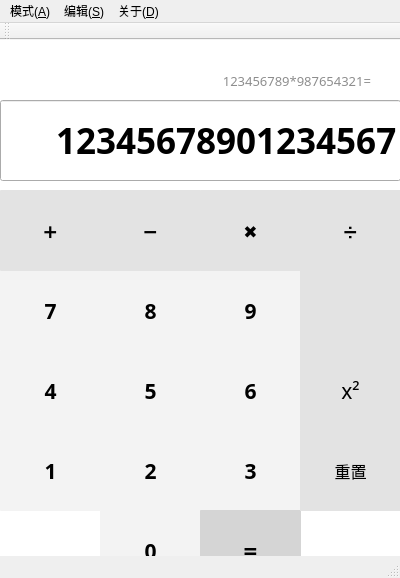
<?xml version="1.0" encoding="UTF-8"?>
<ui version="4.0">
 <class>Calculater</class>
 <widget class="QMainWindow" name="Calculater">
  <property name="geometry">
   <rect>
    <x>0</x>
    <y>0</y>
    <width>400</width>
    <height>578</height>
   </rect>
  </property>
  <property name="windowTitle">
   <string>Calculater</string>
  </property>
  <property name="autoFillBackground">
   <bool>true</bool>
  </property>
  <property name="styleSheet">
   <string notr="true">#centralWidget{background-color: rgb(255, 255, 255);}
</string>
  </property>
  <widget class="QWidget" name="centralWidget">
   <widget class="QPushButton" name="button_1">
    <property name="geometry">
     <rect>
      <x>0</x>
      <y>390</y>
      <width>101</width>
      <height>81</height>
     </rect>
    </property>
    <property name="font">
     <font>
      <family>黑体</family>
      <pointsize>16</pointsize>
      <weight>75</weight>
      <bold>true</bold>
     </font>
    </property>
    <property name="styleSheet">
     <string notr="true">QPushButton{
	border-radius:1px;
	background-color: rgb(243, 243, 243);}
QPushButton:hover{
background-color: rgb(217, 217, 217);}</string>
    </property>
    <property name="text">
     <string>1</string>
    </property>
   </widget>
   <widget class="QPushButton" name="button_2">
    <property name="geometry">
     <rect>
      <x>100</x>
      <y>390</y>
      <width>101</width>
      <height>81</height>
     </rect>
    </property>
    <property name="font">
     <font>
      <family>黑体</family>
      <pointsize>16</pointsize>
      <weight>75</weight>
      <bold>true</bold>
     </font>
    </property>
    <property name="styleSheet">
     <string notr="true">QPushButton{
	border-radius:1px;
	background-color: rgb(243, 243, 243);}
QPushButton:hover{
background-color: rgb(217, 217, 217);}</string>
    </property>
    <property name="text">
     <string>2</string>
    </property>
   </widget>
   <widget class="QPushButton" name="button_3">
    <property name="geometry">
     <rect>
      <x>200</x>
      <y>390</y>
      <width>101</width>
      <height>81</height>
     </rect>
    </property>
    <property name="font">
     <font>
      <family>黑体</family>
      <pointsize>16</pointsize>
      <weight>75</weight>
      <bold>true</bold>
     </font>
    </property>
    <property name="styleSheet">
     <string notr="true">QPushButton{
	border-radius:1px;
	background-color: rgb(243, 243, 243);}
QPushButton:hover{
background-color: rgb(217, 217, 217);}</string>
    </property>
    <property name="text">
     <string>3</string>
    </property>
   </widget>
   <widget class="QPushButton" name="button_0">
    <property name="geometry">
     <rect>
      <x>100</x>
      <y>470</y>
      <width>101</width>
      <height>81</height>
     </rect>
    </property>
    <property name="font">
     <font>
      <family>黑体</family>
      <pointsize>16</pointsize>
      <weight>75</weight>
      <bold>true</bold>
     </font>
    </property>
    <property name="styleSheet">
     <string notr="true">QPushButton{
	border-radius:1px;
	background-color: rgb(243, 243, 243);}
QPushButton:hover{
background-color: rgb(217, 217, 217);}</string>
    </property>
    <property name="text">
     <string>0</string>
    </property>
   </widget>
   <widget class="QPushButton" name="button_equal">
    <property name="geometry">
     <rect>
      <x>200</x>
      <y>470</y>
      <width>101</width>
      <height>81</height>
     </rect>
    </property>
    <property name="font">
     <font>
      <family>黑体</family>
      <pointsize>18</pointsize>
      <weight>75</weight>
      <italic>false</italic>
      <bold>true</bold>
      <underline>false</underline>
      <kerning>false</kerning>
     </font>
    </property>
    <property name="styleSheet">
     <string notr="true">QPushButton{border-radius:1px;background-color: rgb(213, 213, 213);}

QPushButton:hover{
background-color: rgb(218, 218, 218);}

</string>
    </property>
    <property name="text">
     <string>=</string>
    </property>
   </widget>
   <widget class="QPushButton" name="button_4">
    <property name="geometry">
     <rect>
      <x>0</x>
      <y>310</y>
      <width>101</width>
      <height>81</height>
     </rect>
    </property>
    <property name="font">
     <font>
      <family>黑体</family>
      <pointsize>16</pointsize>
      <weight>75</weight>
      <bold>true</bold>
     </font>
    </property>
    <property name="styleSheet">
     <string notr="true">QPushButton{
	border-radius:1px;
	background-color: rgb(243, 243, 243);}
QPushButton:hover{
background-color: rgb(217, 217, 217);}</string>
    </property>
    <property name="text">
     <string>4</string>
    </property>
   </widget>
   <widget class="QPushButton" name="button_5">
    <property name="geometry">
     <rect>
      <x>100</x>
      <y>310</y>
      <width>101</width>
      <height>81</height>
     </rect>
    </property>
    <property name="font">
     <font>
      <family>黑体</family>
      <pointsize>16</pointsize>
      <weight>75</weight>
      <bold>true</bold>
     </font>
    </property>
    <property name="styleSheet">
     <string notr="true">QPushButton{
	border-radius:1px;
	background-color: rgb(243, 243, 243);}
QPushButton:hover{
background-color: rgb(217, 217, 217);}</string>
    </property>
    <property name="text">
     <string>5</string>
    </property>
   </widget>
   <widget class="QPushButton" name="button_6">
    <property name="geometry">
     <rect>
      <x>200</x>
      <y>310</y>
      <width>101</width>
      <height>81</height>
     </rect>
    </property>
    <property name="font">
     <font>
      <family>黑体</family>
      <pointsize>16</pointsize>
      <weight>75</weight>
      <bold>true</bold>
     </font>
    </property>
    <property name="styleSheet">
     <string notr="true">QPushButton{
	border-radius:1px;
	background-color: rgb(243, 243, 243);}
QPushButton:hover{
background-color: rgb(217, 217, 217);}</string>
    </property>
    <property name="text">
     <string>6</string>
    </property>
   </widget>
   <widget class="QPushButton" name="button_7">
    <property name="geometry">
     <rect>
      <x>0</x>
      <y>230</y>
      <width>101</width>
      <height>81</height>
     </rect>
    </property>
    <property name="font">
     <font>
      <family>黑体</family>
      <pointsize>16</pointsize>
      <weight>75</weight>
      <bold>true</bold>
     </font>
    </property>
    <property name="styleSheet">
     <string notr="true">QPushButton{
	border-radius:1px;
	background-color: rgb(243, 243, 243);}
QPushButton:hover{
background-color: rgb(217, 217, 217);}</string>
    </property>
    <property name="text">
     <string>7</string>
    </property>
   </widget>
   <widget class="QPushButton" name="button_8">
    <property name="geometry">
     <rect>
      <x>100</x>
      <y>230</y>
      <width>101</width>
      <height>81</height>
     </rect>
    </property>
    <property name="font">
     <font>
      <family>黑体</family>
      <pointsize>16</pointsize>
      <weight>75</weight>
      <bold>true</bold>
     </font>
    </property>
    <property name="styleSheet">
     <string notr="true">QPushButton{
	border-radius:1px;
	background-color: rgb(243, 243, 243);}
QPushButton:hover{
background-color: rgb(217, 217, 217);}</string>
    </property>
    <property name="text">
     <string>8</string>
    </property>
   </widget>
   <widget class="QPushButton" name="button_9">
    <property name="geometry">
     <rect>
      <x>200</x>
      <y>230</y>
      <width>101</width>
      <height>81</height>
     </rect>
    </property>
    <property name="font">
     <font>
      <family>黑体</family>
      <pointsize>16</pointsize>
      <weight>75</weight>
      <bold>true</bold>
     </font>
    </property>
    <property name="styleSheet">
     <string notr="true">QPushButton{
	border-radius:1px;
	background-color: rgb(243, 243, 243);}
QPushButton:hover{
background-color: rgb(217, 217, 217);}</string>
    </property>
    <property name="text">
     <string>9</string>
    </property>
   </widget>
   <widget class="QPushButton" name="button_plus">
    <property name="geometry">
     <rect>
      <x>0</x>
      <y>150</y>
      <width>101</width>
      <height>81</height>
     </rect>
    </property>
    <property name="font">
     <font>
      <family>黑体</family>
      <pointsize>13</pointsize>
     </font>
    </property>
    <property name="styleSheet">
     <string notr="true">QPushButton{border-radius:1px;
background-color: rgb(227, 227, 227);
}
QPushButton:hover{
background-color: rgb(218, 218, 218);}

</string>
    </property>
    <property name="text">
     <string>➕</string>
    </property>
   </widget>
   <widget class="QPushButton" name="button_dec">
    <property name="geometry">
     <rect>
      <x>100</x>
      <y>150</y>
      <width>101</width>
      <height>81</height>
     </rect>
    </property>
    <property name="font">
     <font>
      <family>黑体</family>
      <pointsize>13</pointsize>
     </font>
    </property>
    <property name="styleSheet">
     <string notr="true">QPushButton{border-radius:1px;
background-color: rgb(227, 227, 227);
}
QPushButton:hover{
background-color: rgb(218, 218, 218);}

</string>
    </property>
    <property name="text">
     <string>➖</string>
    </property>
   </widget>
   <widget class="QPushButton" name="button_multi">
    <property name="geometry">
     <rect>
      <x>200</x>
      <y>150</y>
      <width>101</width>
      <height>81</height>
     </rect>
    </property>
    <property name="font">
     <font>
      <family>黑体</family>
      <pointsize>13</pointsize>
     </font>
    </property>
    <property name="styleSheet">
     <string notr="true">QPushButton{border-radius:1px;
background-color: rgb(227, 227, 227);
}
QPushButton:hover{
background-color: rgb(218, 218, 218);}

</string>
    </property>
    <property name="text">
     <string>✖</string>
    </property>
   </widget>
   <widget class="QPushButton" name="button_dev">
    <property name="geometry">
     <rect>
      <x>300</x>
      <y>150</y>
      <width>101</width>
      <height>81</height>
     </rect>
    </property>
    <property name="font">
     <font>
      <family>黑体</family>
      <pointsize>13</pointsize>
     </font>
    </property>
    <property name="styleSheet">
     <string notr="true">QPushButton{border-radius:1px;
background-color: rgb(227, 227, 227);
}
QPushButton:hover{
background-color: rgb(218, 218, 218);}

</string>
    </property>
    <property name="text">
     <string>➗</string>
    </property>
   </widget>
   <widget class="QPushButton" name="button_reset">
    <property name="geometry">
     <rect>
      <x>300</x>
      <y>390</y>
      <width>101</width>
      <height>81</height>
     </rect>
    </property>
    <property name="font">
     <font>
      <family>黑体</family>
      <pointsize>12</pointsize>
      <weight>50</weight>
      <bold>false</bold>
     </font>
    </property>
    <property name="styleSheet">
     <string notr="true">QPushButton{border-radius:1px;
background-color: rgb(227, 227, 227);
}
QPushButton:hover{
background-color: rgb(218, 218, 218);}

</string>
    </property>
    <property name="text">
     <string>重置</string>
    </property>
   </widget>
   <widget class="QLineEdit" name="result_line">
    <property name="geometry">
     <rect>
      <x>0</x>
      <y>60</y>
      <width>401</width>
      <height>81</height>
     </rect>
    </property>
    <property name="font">
     <font>
      <family>黑体</family>
      <pointsize>26</pointsize>
      <weight>75</weight>
      <bold>true</bold>
     </font>
    </property>
    <property name="acceptDrops">
     <bool>false</bool>
    </property>
    <property name="layoutDirection">
     <enum>Qt::RightToLeft</enum>
    </property>
    <property name="text">
     <string>12345678901234567</string>
    </property>
    <property name="alignment">
     <set>Qt::AlignRight|Qt::AlignTrailing|Qt::AlignVCenter</set>
    </property>
    <property name="readOnly">
     <bool>true</bool>
    </property>
   </widget>
   <widget class="QLabel" name="process_label">
    <property name="geometry">
     <rect>
      <x>170</x>
      <y>30</y>
      <width>201</width>
      <height>21</height>
     </rect>
    </property>
    <property name="font">
     <font>
      <family>黑体</family>
      <pointsize>10</pointsize>
     </font>
    </property>
    <property name="styleSheet">
     <string notr="true">color: rgb(141, 141, 141);</string>
    </property>
    <property name="text">
     <string>123456789*987654321=</string>
    </property>
    <property name="alignment">
     <set>Qt::AlignRight|Qt::AlignTrailing|Qt::AlignVCenter</set>
    </property>
   </widget>
   <widget class="QPushButton" name="button_square">
    <property name="geometry">
     <rect>
      <x>300</x>
      <y>310</y>
      <width>101</width>
      <height>81</height>
     </rect>
    </property>
    <property name="font">
     <font>
      <family>黑体</family>
      <pointsize>16</pointsize>
      <weight>50</weight>
      <bold>false</bold>
     </font>
    </property>
    <property name="styleSheet">
     <string notr="true">QPushButton{border-radius:1px;
background-color: rgb(227, 227, 227);
}
QPushButton:hover{
background-color: rgb(218, 218, 218);}

</string>
    </property>
    <property name="text">
     <string>x²</string>
    </property>
   </widget>
   <widget class="QPushButton" name="button_back_key">
    <property name="geometry">
     <rect>
      <x>300</x>
      <y>230</y>
      <width>101</width>
      <height>81</height>
     </rect>
    </property>
    <property name="font">
     <font>
      <family>黑体</family>
      <pointsize>16</pointsize>
      <weight>50</weight>
      <bold>false</bold>
     </font>
    </property>
    <property name="styleSheet">
     <string notr="true">QPushButton{border-radius:1px;
background-color: rgb(227, 227, 227);
}
QPushButton:hover{
background-color: rgb(218, 218, 218);}</string>
    </property>
    <property name="text">
     <string/>
    </property>
    <property name="icon">
     <iconset resource="img.qrc">
      <normaloff>:/img/keyboard-delete.png</normaloff>:/img/keyboard-delete.png</iconset>
    </property>
    <property name="iconSize">
     <size>
      <width>33</width>
      <height>33</height>
     </size>
    </property>
   </widget>
  </widget>
  <widget class="QMenuBar" name="menuBar">
   <property name="geometry">
    <rect>
     <x>0</x>
     <y>0</y>
     <width>400</width>
     <height>26</height>
    </rect>
   </property>
   <widget class="QMenu" name="menu">
    <property name="title">
     <string>模式(&amp;A)</string>
    </property>
    <property name="icon">
     <iconset resource="img.qrc">
      <normaloff>:/img/navigation-menu.png</normaloff>:/img/navigation-menu.png</iconset>
    </property>
    <addaction name="action"/>
    <addaction name="action_2"/>
    <addaction name="action_3"/>
   </widget>
   <widget class="QMenu" name="menu_2">
    <property name="title">
     <string>编辑(&amp;S)</string>
    </property>
    <property name="icon">
     <iconset resource="img.qrc">
      <normaloff>:/img/network-sync.png</normaloff>:/img/network-sync.png</iconset>
    </property>
    <addaction name="action_5"/>
   </widget>
   <widget class="QMenu" name="menu_3">
    <property name="tearOffEnabled">
     <bool>false</bool>
    </property>
    <property name="title">
     <string>关于(&amp;D)</string>
    </property>
    <property name="icon">
     <iconset resource="img.qrc">
      <normaloff>:/img/network-question.png</normaloff>:/img/network-question.png</iconset>
    </property>
    <property name="separatorsCollapsible">
     <bool>false</bool>
    </property>
    <property name="toolTipsVisible">
     <bool>false</bool>
    </property>
    <addaction name="action_4"/>
   </widget>
   <addaction name="menu"/>
   <addaction name="menu_2"/>
   <addaction name="menu_3"/>
  </widget>
  <widget class="QToolBar" name="mainToolBar">
   <attribute name="toolBarArea">
    <enum>TopToolBarArea</enum>
   </attribute>
   <attribute name="toolBarBreak">
    <bool>false</bool>
   </attribute>
  </widget>
  <widget class="QStatusBar" name="statusBar"/>
  <action name="action">
   <property name="text">
    <string>标准模式</string>
   </property>
  </action>
  <action name="action_2">
   <property name="text">
    <string>进制换算模式</string>
   </property>
  </action>
  <action name="action_3">
   <property name="text">
    <string>科学计算</string>
   </property>
  </action>
  <action name="action_4">
   <property name="icon">
    <iconset resource="img.qrc">
     <normaloff>:/img/network-question.png</normaloff>:/img/network-question.png</iconset>
   </property>
   <property name="text">
    <string>关于计算器beta</string>
   </property>
  </action>
  <action name="action_5">
   <property name="icon">
    <iconset theme="清除所有" resource="img.qrc">
     <normaloff>:/img/network-sync.png</normaloff>:/img/network-sync.png</iconset>
   </property>
   <property name="text">
    <string>清除所有</string>
   </property>
  </action>
 </widget>
 <layoutdefault spacing="6" margin="11"/>
 <resources>
  <include location="img.qrc"/>
 </resources>
 <connections/>
</ui>
